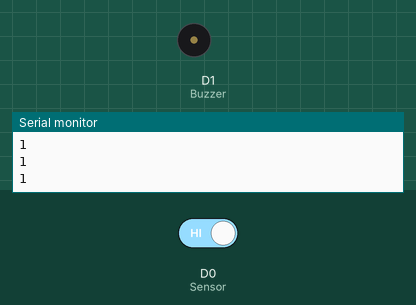
Recording of a sketch running on a simulated ESP8266 (NodeMCU). Parts: buzzer (waves = sounding, pin HIGH), the last lines printed to the serial monitor. The inputs (shaded band) are chosen by the test bench; at power-on: D0 (Sensor) HIGH.

Above: at 1.8 s.
1.9 s: D0 (Sensor) driven LOW
At 3.0 s:
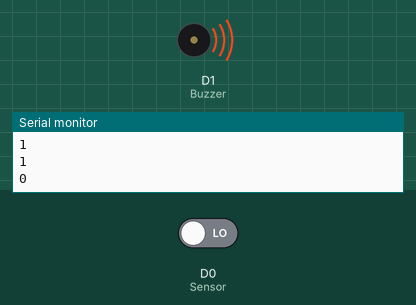
3.5 s: D0 (Sensor) driven HIGH
At 4.1 s:
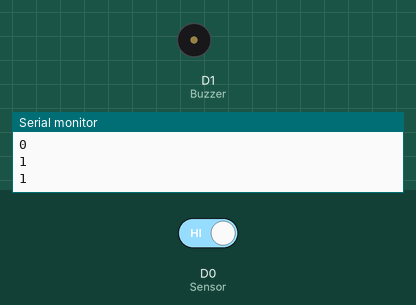
Timing chart, 0 to 6.5 s (numbered marks = the images above; inputs shaded):
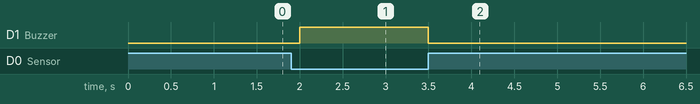

The sketch:

Fire_Detection_Using_Flame_Sensor.ino
```cpp
#include <ESP8266WiFi.h>
#define Buzzer D1
#define Sensor D0

void setup()
{
  Serial.begin(9600);
  pinMode(Buzzer, OUTPUT);
  pinMode(Sensor, INPUT);
}
void loop()
{
  int fireValue = digitalRead(Sensor);
  Serial.println(fireValue);
  if(fireValue == 0)
  {
    digitalWrite(Buzzer, HIGH);
    delay(1000);
  }
  else
  {
    digitalWrite(Buzzer, LOW);
  }
  delay(500);
}
```

Measured:
- after the input at 1.9 s, D1 (Buzzer): LOW → HIGH after 0.10 s
- after the input at 3.5 s, D1 (Buzzer): HIGH → LOW at once
